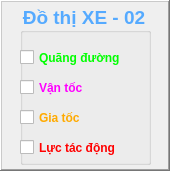
     <widget class="QFrame" name="frame_ChartSelect_02">
      <property name="geometry">
       <rect>
        <x>1100</x>
        <y>10</y>
        <width>170</width>
        <height>171</height>
       </rect>
      </property>
      <property name="frameShape">
       <enum>QFrame::WinPanel</enum>
      </property>
      <property name="frameShadow">
       <enum>QFrame::Raised</enum>
      </property>
      <widget class="QGroupBox" name="groupBox_5">
       <property name="geometry">
        <rect>
         <x>20</x>
         <y>4</y>
         <width>131</width>
         <height>161</height>
        </rect>
       </property>
       <property name="font">
        <font>
         <pointsize>14</pointsize>
         <weight>75</weight>
         <bold>true</bold>
        </font>
       </property>
       <property name="styleSheet">
        <string notr="true">color: rgb(85, 170, 255);</string>
       </property>
       <property name="title">
        <string>Đồ thị XE - 02</string>
       </property>
       <widget class="QCheckBox" name="checkBox_Car02_V">
        <property name="geometry">
         <rect>
          <x>0</x>
          <y>70</y>
          <width>141</width>
          <height>27</height>
         </rect>
        </property>
        <property name="font">
         <font>
          <weight>75</weight>
          <bold>true</bold>
         </font>
        </property>
        <property name="styleSheet">
         <string notr="true">color: rgb(255, 0, 255);</string>
        </property>
        <property name="text">
         <string>Vận tốc</string>
        </property>
       </widget>
       <widget class="QCheckBox" name="checkBox_Car02_A">
        <property name="geometry">
         <rect>
          <x>0</x>
          <y>100</y>
          <width>141</width>
          <height>27</height>
         </rect>
        </property>
        <property name="font">
         <font>
          <weight>75</weight>
          <bold>true</bold>
         </font>
        </property>
        <property name="styleSheet">
         <string notr="true">color: rgb(255, 170, 0);</string>
        </property>
        <property name="text">
         <string>Gia tốc</string>
        </property>
       </widget>
       <widget class="QCheckBox" name="checkBox_Car02_F">
        <property name="geometry">
         <rect>
          <x>0</x>
          <y>130</y>
          <width>141</width>
          <height>27</height>
         </rect>
        </property>
        <property name="font">
         <font>
          <weight>75</weight>
          <bold>true</bold>
         </font>
        </property>
        <property name="styleSheet">
         <string notr="true">color: rgb(255, 0, 0);</string>
        </property>
        <property name="text">
         <string>Lực tác động</string>
        </property>
       </widget>
       <widget class="QCheckBox" name="checkBox_Car02_S">
        <property name="geometry">
         <rect>
          <x>0</x>
          <y>40</y>
          <width>141</width>
          <height>27</height>
         </rect>
        </property>
        <property name="font">
         <font>
          <weight>75</weight>
          <bold>true</bold>
         </font>
        </property>
        <property name="styleSheet">
         <string notr="true">color: rgb(0, 255, 0);</string>
        </property>
        <property name="text">
         <string>Quãng đường</string>
        </property>
        <property name="checked">
         <bool>false</bool>
        </property>
       </widget>
      </widget>
     </widget>
